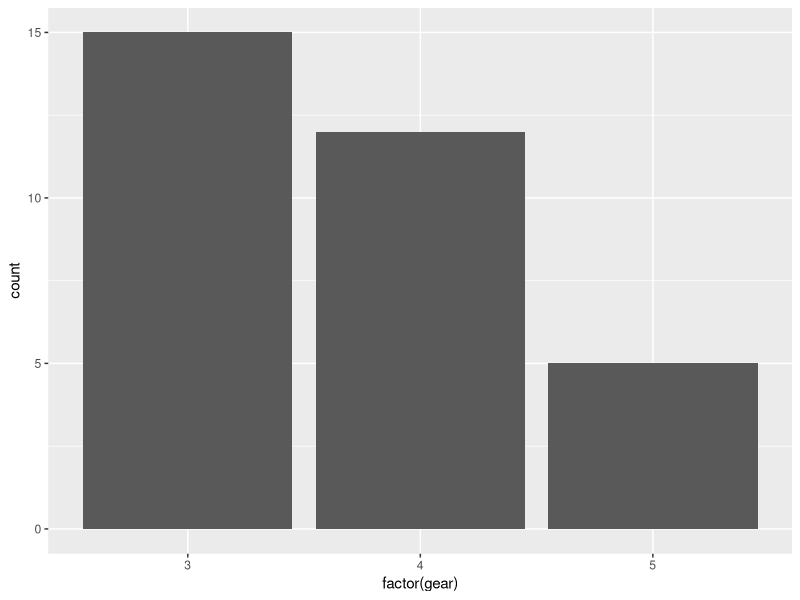
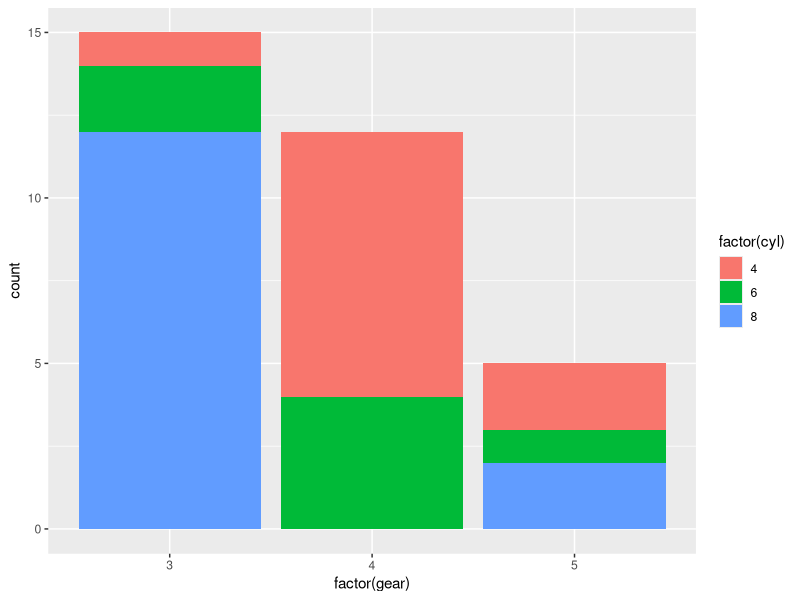
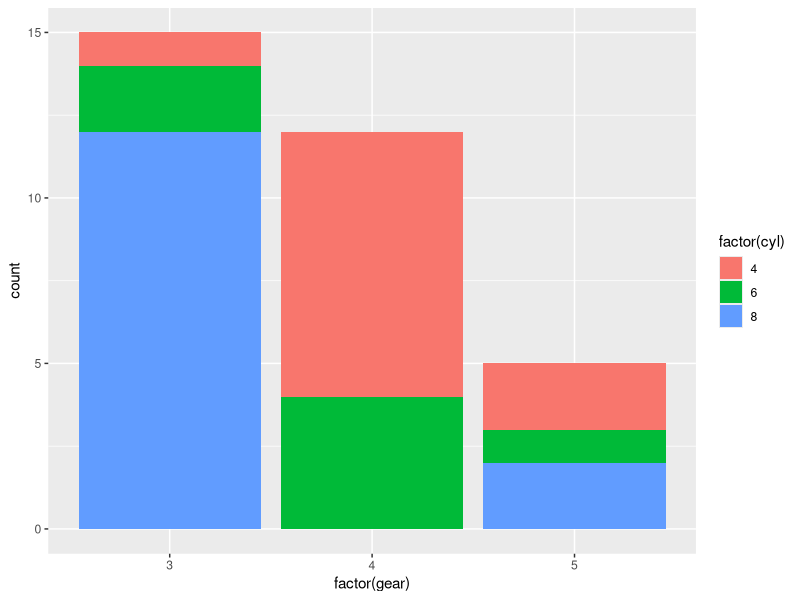
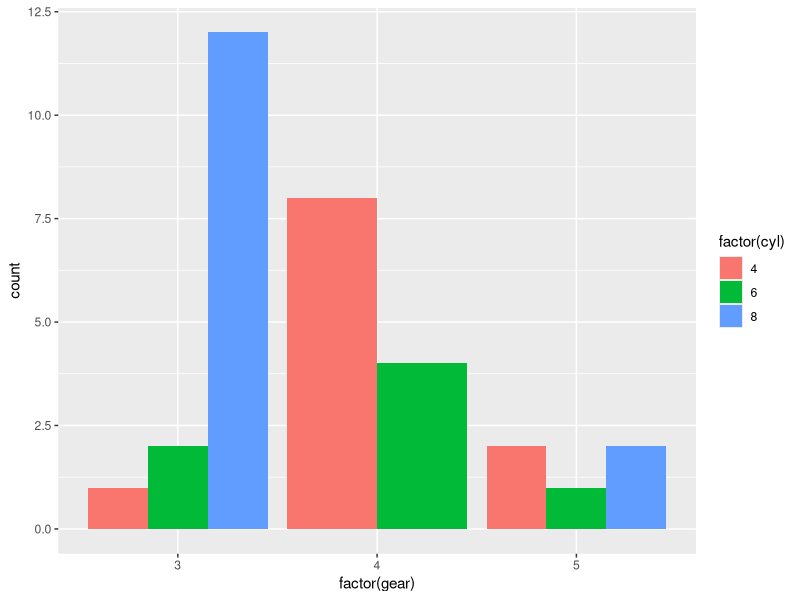
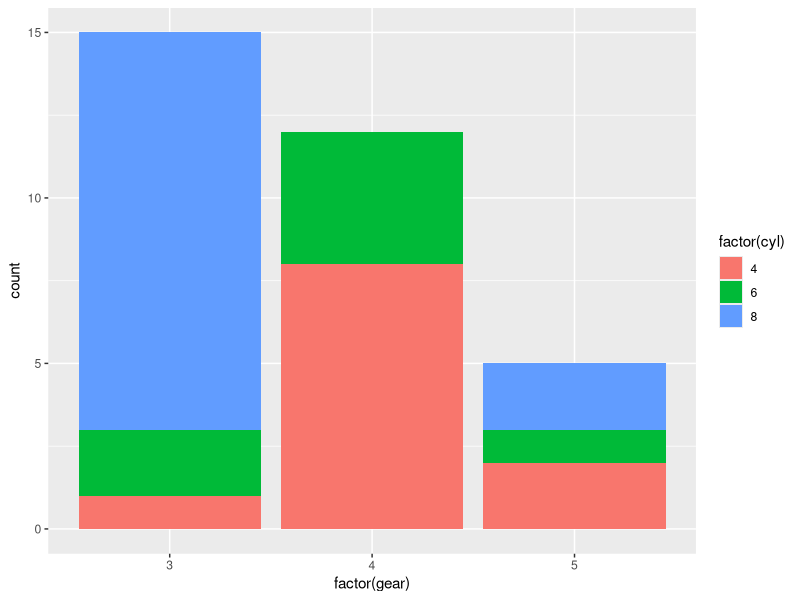
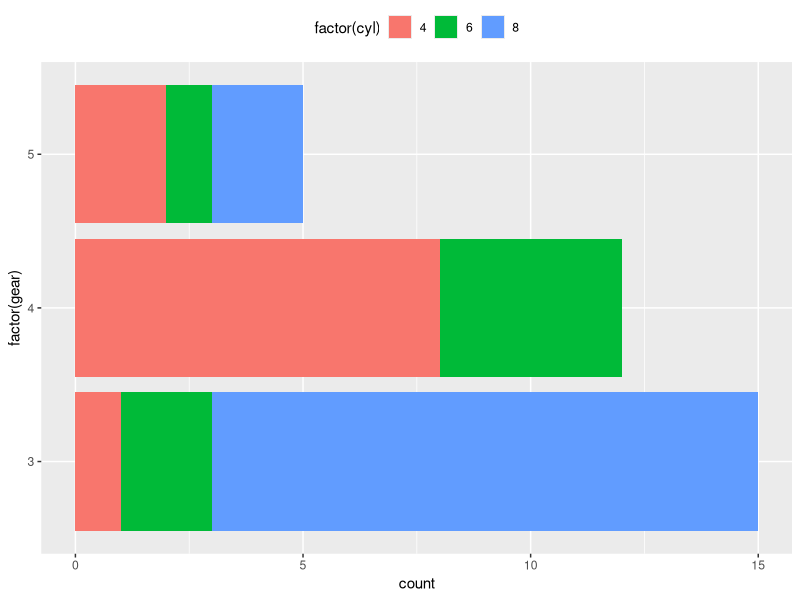
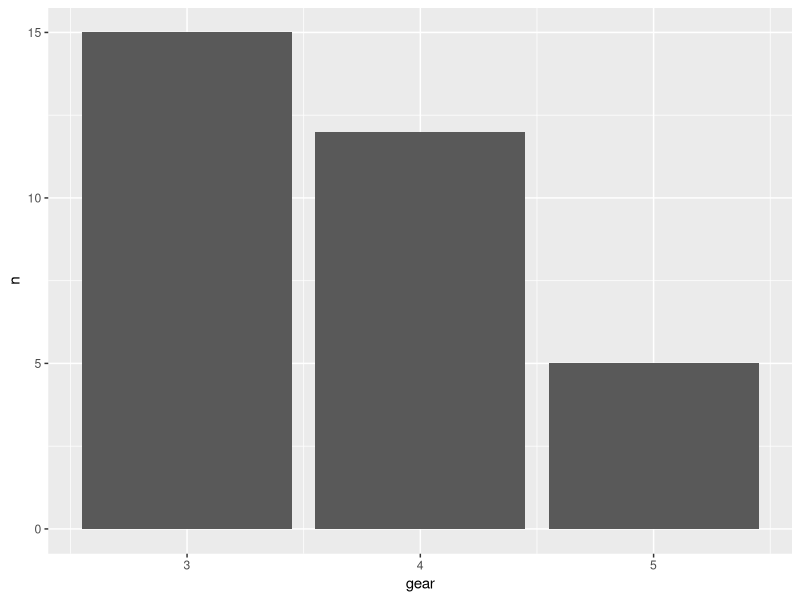
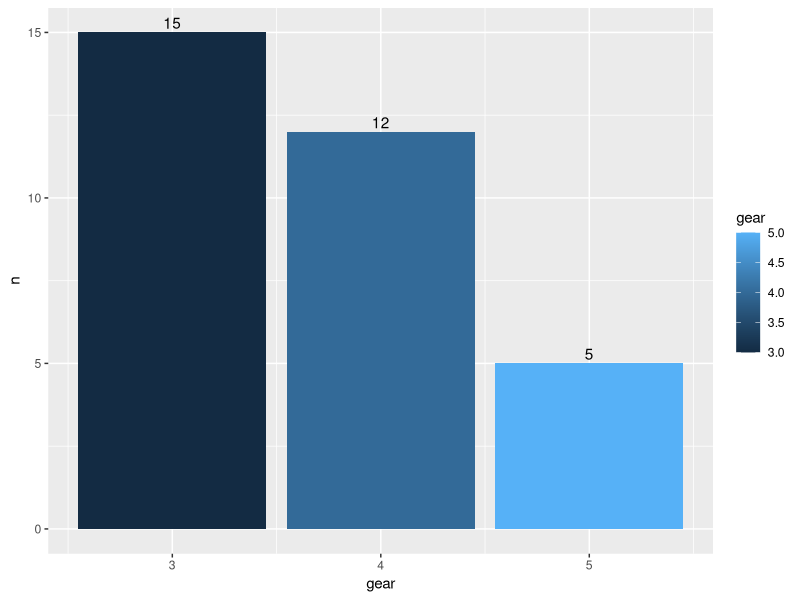

The R script that drew these images, in order: (Note: this script raises an error after producing the figures.)
#bar plot in ggplot2
#mtcars

library(ggplot2)
library(dplyr)
mtcars %>% ggplot(., aes(x=factor(gear))) + geom_bar()

mtcars %>% ggplot(., aes(x=factor(gear))) + geom_bar(aes(fill=factor(cyl))) 


mtcars %>% ggplot(., aes(x=factor(gear))) + geom_bar(aes(fill=factor(cyl)))

mtcars %>% ggplot(., aes(x=factor(gear))) + geom_bar(aes(fill=factor(cyl)), position='dodge')

mtcars %>% ggplot(., aes(x=factor(gear))) + geom_bar(aes(fill=factor(cyl)), position = position_stack(reverse = TRUE))

mtcars %>% ggplot(., aes(x=factor(gear))) + geom_bar(aes(fill=factor(cyl)), position = position_stack(reverse = TRUE)) + coord_flip() +  theme(legend.position = "top")

mtcars %>% group_by(gear) %>% count() %>% ggplot(., aes(x=gear, y=n)) + geom_bar(stat='identity')
        
mtcars %>% group_by(gear) %>% count() %>% ggplot(., aes(x=gear, y=n)) + geom_bar(stat='identity', aes(fill=gear)) + geom_text(aes(label = n), vjust = -0.3)  

library(ggpubr)
mtcars %>% group_by(gear) %>% count() %>% ggplot(., aes(x=gear, y=n)) + geom_bar(stat='identity', aes(fill=factor(gear))) + geom_text(aes(label = n), vjust = -0.3) + theme_pubclean()                             


ggplot(data=mtcars, aes(x=factor(gear), fill=factor(cyl))) +  geom_bar(aes(y = (..count..)/sum(..count..)))

ggplot(data=mtcars, aes(x=factor(gear))) + geom_bar(aes(y = ..prop.., group = 1, fill=factor(gear)))

ggplot(data=mtcars, aes(x=factor(gear))) + geom_bar(aes(y = ..prop.., group = 1, fill=factor(gear))) + facet_wrap(~cyl)

#not correctly drawn.  use proportions
mtcars %>% group_by(gear) %>% count() %>% ggplot(., aes(x=gear, y=n, fill=factor(gear))) + geom_bar(stat='identity') + geom_text(aes(label = n), vjust = -0.3) + coord_polar("y", start = 0) +  ggpubr::fill_palette("jco")+ theme_void()                          #http://www.sthda.com/english/articles/32-r-graphics-essentials/133-plot-one-variable-frequency-graph-density-distribution-and-more/


mtcars %>% count(gear) %>% mutate(gearProp = n / nrow(mtcars)) %>% ggplot(., aes(x=gear, y=gearProp)) + geom_bar(stat='identity')
mtcars %>% select(gear) %>% table() %>% prop.table() %>% as.data.frame() -> y
class(y)
ggplot(mtcars, aes(x = gear)) +   geom_bar(aes(y = (..count..)/sum(..count..)))
ggplot(mtcars, aes(gear)) + geom_bar(aes(y = (..count..)/sum(..count..))) + scale_y_continuous(labels=scales::percent) +  ylab("relative frequencies")

ggplot(mtcars, aes(gear, group=am)) + geom_bar(aes(y = ..prop.., fill = factor(..x..)), stat="count") +  scale_y_continuous(labels=scales::percent) +  ylab("relative frequencies") +  facet_grid(~am) + scale_fill_manual(values = c("red", "green", "yellow"))

ggplot(mtcars, aes(x=gear,  group=am)) +  geom_bar(aes(y = ..prop.., fill = factor(..x..)), stat="count") + geom_text(aes( label = scales::percent(round(..prop..,3)), y= ..prop.. ), stat= "count", vjust = -.5) + labs(y = "Percent", fill="Transmission") + facet_grid(~am) +   scale_y_continuous(labels = scales::percent)


ggplot(mtcars, aes(x = gear, fill = factor(cyl))) + geom_bar(stat = "bin")
#x should be continuous

my3cols <- c("#E7B800", "#2E9FDF", "#FC4E07")
ggplot(mtcars, aes(x=cyl, y=mpg , group=gear)) + geom_dotplot(aes(color = gear, fill = gear), binaxis = 'y', stackdir = 'center') + scale_color_manual(values = my3cols) + scale_fill_manual(values = my3cols)



# Outside bars
mtcars %>% count(gear) %>% ggplot(., aes(x=gear,y=n)) +  geom_bar(stat="identity", fill="steelblue")+   geom_text(aes(label=n), vjust=-0.3, size=3.5)+   theme_minimal()
# Inside bars
mtcars %>% count(gear) %>% ggplot(., aes(x=gear,y=n)) +  geom_bar(stat="identity", fill="steelblue")+   geom_text(aes(label=n), vjust=1.6, size=3.5)+   theme_minimal()

#x should be continuous
ggplot(mtcars, aes(x=cyl))+ geom_bar(stat="bin", fill="steelblue")+ theme_minimal()


mtcars %>% count(gear) %>% ggplot(., aes(x=gear,y=n, colour=factor(gear))) +  geom_bar(stat="identity", fill="white")+   geom_text(aes(label=n), vjust=1.6, size=3.5) ->p
p
# Use custom color palettes
p+scale_color_manual(values=c("#999999", "#E69F00", "#56B4E9"))
# Use brewer color palettes
p+scale_color_brewer(palette="Dark2")
# Use grey scale
p + scale_color_grey() + theme_classic()

mtcars %>% count(gear) %>% ggplot(., aes(x=gear,y=n, fill=factor(gear))) +  geom_bar(stat="identity")+   geom_text(aes(label=n), vjust=1.6, size=3.5) -> q
q
# Use custom color palettes
q+scale_fill_manual(values=c("#999999", "#E69F00", "#56B4E9"))
# use brewer color palettes
q+scale_fill_brewer(palette="Dark2")
# Use grey scale
q + scale_fill_grey()
q + scale_fill_manual(values=c("#999999", "#E69F00", "#56B4E9"))+
  theme_minimal()

#legend position
# Change bar fill colors to blues
q + scale_fill_brewer(palette="Blues")
q + theme(legend.position="top")
q + theme(legend.position="bottom")
# Remove legend
q + theme(legend.position="none")



#multiple groups
# Stacked barplot with multiple groups
mtcars %>% group_by(gear, cyl) %>% count() %>% ggplot(., aes(x=gear, y=n, fill=factor(cyl))) +  geom_bar(stat="identity")
# Use position=position_dodge()
mtcars %>% group_by(gear, cyl) %>% count() %>% ggplot(., aes(x=gear, y=n, fill=factor(cyl))) +  geom_bar(stat="identity", position=position_dodge())

#Paired
mtcars %>% group_by(gear, vs) %>% count() %>% ggplot(., aes(x=gear, y=n, fill=factor(vs))) +  geom_bar(stat="identity", position=position_dodge()) + geom_text(aes(label=n), vjust=1.6, color="white",   position = position_dodge(0.9), size=3.5)+
  scale_fill_brewer(palette="Paired")+   theme_minimal()

library(dplyr)
mtcars %>% group_by(gear, vs) %>% count() %>% arrange(gear,desc(vs)) -> df
df
library(plyr)
# Calculate the cumulative sum of len for each dose
df1 <- ddply(df, c('gear'),  transform, label_ypos=cumsum(n))
head(df1)
library(ggplot2)
df1 %>% ggplot(., aes(x=gear, y=n, fill=factor(vs))) +  geom_bar(stat="identity") + geom_text(aes(y=label_ypos, label=n), vjust=1.6, color="white", size=3) + scale_fill_brewer(palette="Paired")+   theme_minimal()
